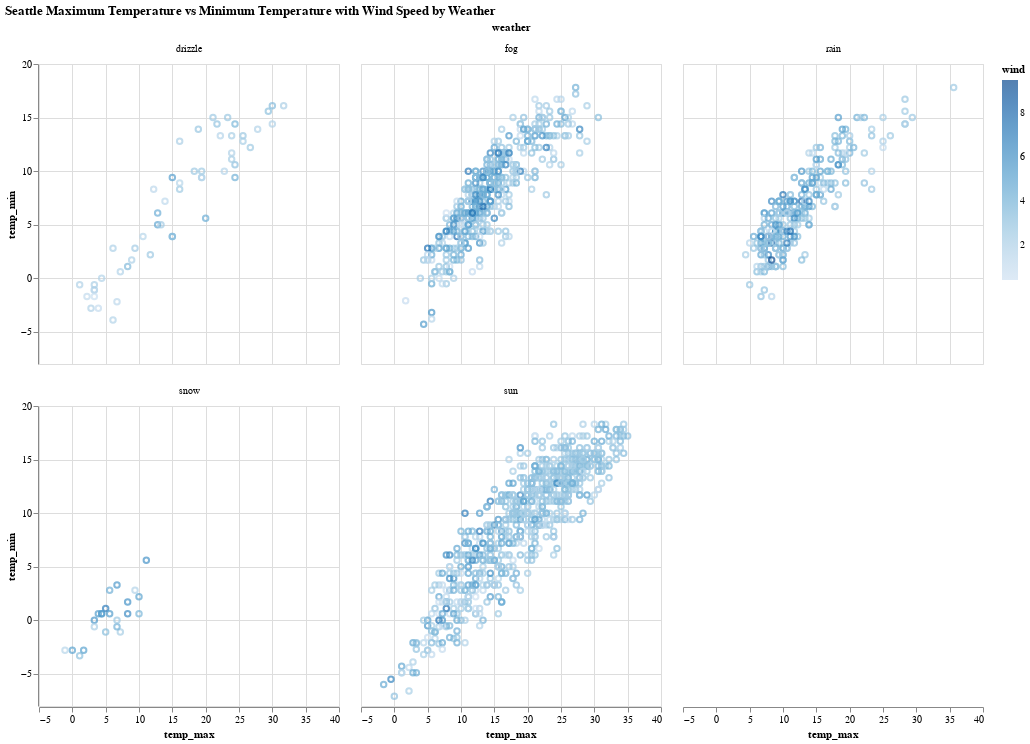

Notebook cell for this chart:
### Markdown cell above
##### Question 3 (10 points)

Create a facet figure with 2 row and 3 columns. For each panel in the facet figure, it shows a scatter plot between the max and min temperature for one type of weather. Use the wind speed to color the points. Also add interaction to show the max and min temperature and wind speed for each data point. Include necessary title and labels.

### Code cell
alt.Chart(weather).mark_point().encode(
    x='temp_max:Q',
    y='temp_min:Q',
    color='wind:Q',
    tooltip=['temp_max', 'temp_min', 'wind']
).facet(
    facet='weather:N',
    columns=3
).properties(
    title = 'Seattle Maximum Temperature vs Minimum Temperature with Wind Speed by Weather'
).interactive()

### Figure 1 — Vega-Lite specification as saved in the notebook (floating-point values rounded to 4 significant figures; data arrays with more than 128 entries replaced by an {"elided": "..."} marker saying what was removed)
{"config": {"view": {"continuousWidth": 300, "continuousHeight": 300}}, "data": {"name": "data-830c39fec90146253fb06a06c26374ef"}, "facet": {"field": "weather", "type": "nominal"}, "spec": {"mark": {"type": "point"}, "encoding": {"color": {"field": "wind", "type": "quantitative"}, "tooltip": [{"field": "temp_max", "type": "quantitative"}, {"field": "temp_min", "type": "quantitative"}, {"field": "wind", "type": "quantitative"}], "x": {"field": "temp_max", "type": "quantitative"}, "y": {"field": "temp_min", "type": "quantitative"}}, "name": "view_3"}, "columns": 3, "params": [{"name": "param_3", "select": {"type": "interval", "encodings": ["x", "y"]}, "bind": "scales", "views": ["view_3"]}], "title": "Seattle Maximum Temperature vs Minimum Temperature with Wind Speed by Weather", "$schema": "https://vega.github.io/schema/vega-lite/v5.16.3.json", "datasets": {"data-830c39fec90146253fb06a06c26374ef": {"elided": "1461 records"}}}
